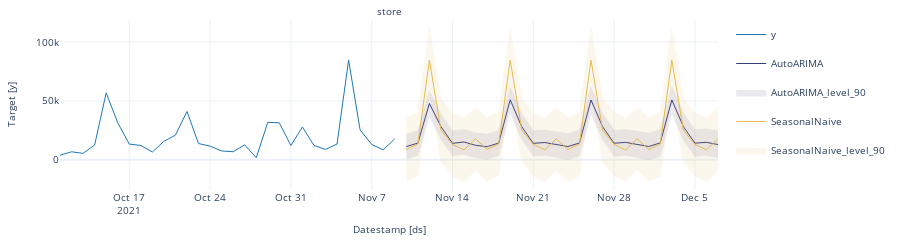

Notebook cell for this chart:
### Code cell
sf.plot(Y_df,forecasts_df,max_insample_length= 30)
